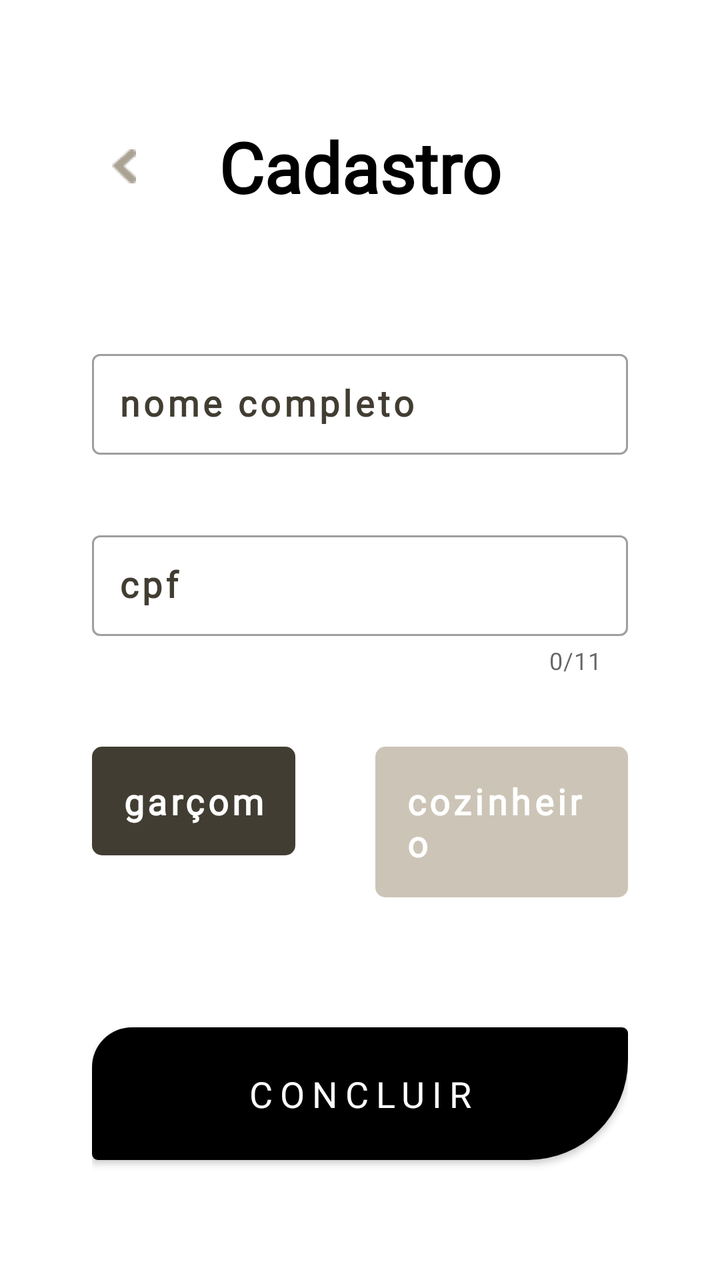
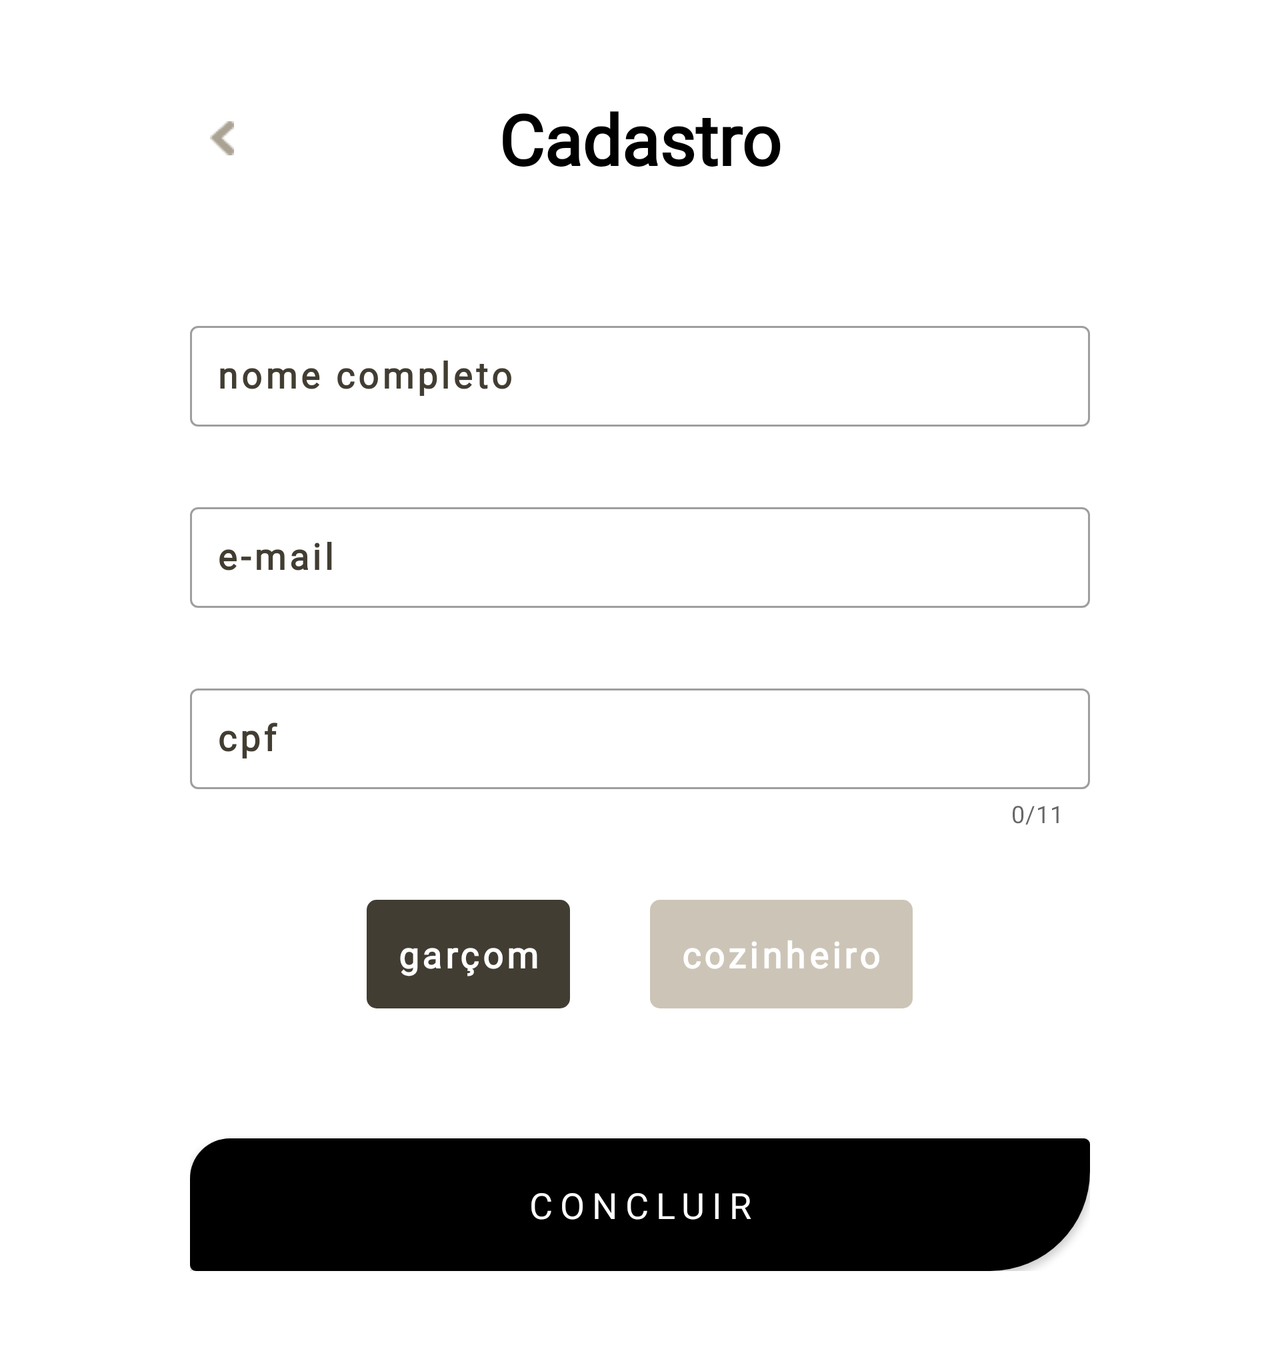

An Android layout and its configuration variant, each rendered on a device that would load it. The default file and the variant file are quoted in full after the pictures.
<!-- AndroidManifest.xml: application theme Theme.DMOS5_ProjetoFinal -->
<!-- res/layout/signup.xml -->
<?xml version="1.0" encoding="utf-8"?>

<LinearLayout xmlns:android="http://schemas.android.com/apk/res/android"
    xmlns:app="http://schemas.android.com/apk/res-auto"
    android:orientation="vertical"
    android:layout_width="match_parent"
    android:layout_height="match_parent"
    android:gravity="center_vertical"
    android:padding="46dp">

    <RelativeLayout
        android:layout_width="match_parent"
        android:layout_height="wrap_content"
        android:layout_marginBottom="65dp">

        <ImageButton
            android:id="@+id/btnRetornar"
            android:layout_width="wrap_content"
            android:layout_height="wrap_content"
            android:layout_centerVertical="true"
            android:padding="10dp"
            android:src="@drawable/back_arrow"
            android:background="@android:color/transparent" />

        <TextView
            android:id="@+id/tvHeader"
            android:layout_width="wrap_content"
            android:layout_height="wrap_content"
            android:layout_centerVertical="true"
            android:layout_centerHorizontal="true"
            android:text="Cadastro"
            android:fontFamily="@font/flux_regular"
            android:textSize="35sp"
            android:textStyle="bold"
            android:textColor="@color/black" />
    </RelativeLayout>

    <com.google.android.material.textfield.TextInputLayout
        style="@style/Widget.MaterialComponents.TextInputLayout.OutlinedBox"
        android:layout_width="match_parent"
        android:layout_height="wrap_content"
        android:layout_marginBottom="35dp"
        android:textColorHint="@color/brown_dark"
        app:hintTextColor="@color/gray_light">

        <com.google.android.material.textfield.TextInputEditText
            android:id="@+id/etNome"
            android:layout_width="match_parent"
            android:layout_height="wrap_content"
            android:padding="13dp"
            android:hint="nome completo"
            android:fontFamily="@font/flux_regular"
            android:textSize="18sp"
            android:textStyle="bold"
            android:letterSpacing="0.1"
            android:textColor="@color/brown" />
    </com.google.android.material.textfield.TextInputLayout>

    <com.google.android.material.textfield.TextInputLayout
        style="@style/Widget.MaterialComponents.TextInputLayout.OutlinedBox"
        android:layout_width="match_parent"
        android:layout_height="wrap_content"
        android:layout_marginBottom="35dp"
        android:textColorHint="@color/brown_dark"
        app:hintTextColor="@color/gray_light"
        app:counterEnabled="true"
        app:counterMaxLength="11">

        <com.google.android.material.textfield.TextInputEditText
            android:id="@+id/etCpf"
            android:layout_width="match_parent"
            android:layout_height="wrap_content"
            android:padding="13dp"
            android:inputType="number"
            android:maxLength="11"
            android:hint="cpf"
            android:fontFamily="@font/flux_regular"
            android:textSize="18sp"
            android:textStyle="bold"
            android:letterSpacing="0.1"
            android:textColor="@color/brown" />
    </com.google.android.material.textfield.TextInputLayout>

    <RadioGroup
        android:orientation="horizontal"
        android:layout_width="match_parent"
        android:layout_height="wrap_content"
        android:layout_marginBottom="65dp"
        android:gravity="center_horizontal"
        android:checkedButton="@id/rbGarcom">

        <RadioButton
            android:id="@+id/rbGarcom"
            android:layout_width="wrap_content"
            android:layout_height="wrap_content"
            android:layout_marginEnd="40dp"
            android:padding="15dp"
            android:background="@drawable/custom_rb"
            android:button="@null"
            android:text="garçom"
            android:fontFamily="@font/flux_regular"
            android:textSize="18sp"
            android:textStyle="bold"
            android:letterSpacing="0.1"
            android:textColor="@color/white" />

        <RadioButton
            android:id="@+id/rbCozinheiro"
            android:layout_width="wrap_content"
            android:layout_height="wrap_content"
            android:padding="15dp"
            android:background="@drawable/custom_rb"
            android:button="@null"
            android:text="cozinheiro"
            android:fontFamily="@font/flux_regular"
            android:textSize="18sp"
            android:textStyle="bold"
            android:letterSpacing="0.1"
            android:textColor="@color/white" />
    </RadioGroup>

    <Button
        android:id="@+id/btnConcluir"
        android:layout_width="match_parent"
        android:layout_height="wrap_content"
        android:padding="15dp"
        android:background="@drawable/custom_btn"
        android:text="Concluir"
        android:fontFamily="@font/choplin_medium"
        android:textSize="18sp"
        android:letterSpacing="0.2"
        android:textColor="@color/white"
        app:backgroundTint="@color/black" />

</LinearLayout>
<!-- resources referenced by this layout -->
<resources>
  <color name="black">#FF000000</color>
  <color name="brown">#8A816F</color>
  <color name="brown_dark">#423D32</color>
  <color name="gray_light">#FFAAAAAA</color>
  <color name="white">#FFFFFFFF</color>
  <!-- drawable back_arrow: png bitmap (drawable, 366 bytes) -->
  <!-- drawable custom_btn (drawable) -->
  <?xml version="1.0" encoding="utf-8"?>
  
  <ripple xmlns:android="http://schemas.android.com/apk/res/android" android:color="@color/gray_dark">
      <item>
          <shape android:shape="rectangle" xmlns:android="http://schemas.android.com/apk/res/android">
              <solid android:color="@color/black" />
              <corners
                  android:topLeftRadius="20dp"
                  android:topRightRadius="3dp"
                  android:bottomLeftRadius="3dp"
                  android:bottomRightRadius="50dp" />
          </shape>
      </item>
  </ripple>
  <!-- drawable custom_rb (drawable) -->
  <?xml version="1.0" encoding="utf-8"?>
  
  <selector xmlns:android="http://schemas.android.com/apk/res/android">
      <item android:state_checked="true">
          <shape android:shape="rectangle" xmlns:android="http://schemas.android.com/apk/res/android">
              <solid android:color="@color/brown_dark" />
              <corners android:radius="5dp" />
          </shape>
      </item>
      <item android:state_checked="false">
          <shape android:shape="rectangle" xmlns:android="http://schemas.android.com/apk/res/android">
              <solid android:color="@color/brown_lighter" />
              <corners android:radius="5dp" />
          </shape>
      </item>
  </selector>
  <style name="Theme.DMOS5_ProjetoFinal" parent="Theme.MaterialComponents.DayNight.NoActionBar">
          
          <item name="colorPrimary">@color/brown_lighter</item>
          <item name="colorPrimaryVariant">@color/beige_light</item>
          <item name="colorOnPrimary">@color/white</item>
          
          <item name="colorSecondary">@color/teal_200</item>
          <item name="colorSecondaryVariant">@color/teal_700</item>
          <item name="colorOnSecondary">@color/black</item>
          
          <item name="android:statusBarColor">@color/brown_light</item>
      </style>
  <color name="gray_dark">#494949</color>
  <color name="brown_lighter">#CCC5B7</color>
  <color name="beige_light">#fffcf3</color>
  <color name="teal_200">#FF03DAC5</color>
  <color name="teal_700">#FF018786</color>
  <color name="brown_light">#AAA293</color>
</resources>
<!-- res/layout-land/signup.xml (the repository's variant of the layout above) -->
<!-- drawn on the phone turned sideways -->
<?xml version="1.0" encoding="utf-8"?>

<ScrollView xmlns:android="http://schemas.android.com/apk/res/android"
    xmlns:app="http://schemas.android.com/apk/res-auto"
    android:layout_width="match_parent"
    android:layout_height="match_parent">

    <LinearLayout
        android:orientation="horizontal"
        android:layout_width="match_parent"
        android:layout_height="match_parent"
        android:gravity="center">

        <LinearLayout
            android:orientation="vertical"
            android:layout_width="450dp"
            android:layout_height="wrap_content"
            android:paddingVertical="46dp">

            <RelativeLayout
                android:layout_width="match_parent"
                android:layout_height="wrap_content"
                android:layout_marginBottom="65dp">

                <ImageButton
                    android:id="@+id/btnRetornar"
                    android:layout_width="wrap_content"
                    android:layout_height="wrap_content"
                    android:layout_centerVertical="true"
                    android:padding="10dp"
                    android:src="@drawable/back_arrow"
                    android:background="@android:color/transparent" />

                <TextView
                    android:id="@+id/tvHeader"
                    android:layout_width="wrap_content"
                    android:layout_height="wrap_content"
                    android:layout_centerHorizontal="true"
                    android:layout_centerVertical="true"
                    android:text="Cadastro"
                    android:fontFamily="@font/flux_regular"
                    android:textSize="35sp"
                    android:textStyle="bold"
                    android:textColor="@color/black" />
            </RelativeLayout>

            <com.google.android.material.textfield.TextInputLayout
                style="@style/Widget.MaterialComponents.TextInputLayout.OutlinedBox"
                android:layout_width="match_parent"
                android:layout_height="wrap_content"
                android:layout_marginBottom="35dp"
                android:textColorHint="@color/brown_dark"
                app:hintTextColor="@color/gray_light">

                <com.google.android.material.textfield.TextInputEditText
                    android:id="@+id/etNome"
                    android:layout_width="match_parent"
                    android:layout_height="wrap_content"
                    android:padding="13dp"
                    android:hint="nome completo"
                    android:fontFamily="@font/flux_regular"
                    android:textSize="18sp"
                    android:textStyle="bold"
                    android:letterSpacing="0.1"
                    android:textColor="@color/brown" />
            </com.google.android.material.textfield.TextInputLayout>

            <com.google.android.material.textfield.TextInputLayout
                style="@style/Widget.MaterialComponents.TextInputLayout.OutlinedBox"
                android:layout_width="match_parent"
                android:layout_height="wrap_content"
                android:layout_marginBottom="35dp"
                android:textColorHint="@color/brown_dark"
                app:hintTextColor="@color/gray_light">

                <com.google.android.material.textfield.TextInputEditText
                    android:id="@+id/etEmail"
                    android:layout_width="match_parent"
                    android:layout_height="wrap_content"
                    android:padding="13dp"
                    android:hint="e-mail"
                    android:fontFamily="@font/flux_regular"
                    android:textSize="18sp"
                    android:textStyle="bold"
                    android:letterSpacing="0.1"
                    android:textColor="@color/brown" />
            </com.google.android.material.textfield.TextInputLayout>

            <com.google.android.material.textfield.TextInputLayout
                style="@style/Widget.MaterialComponents.TextInputLayout.OutlinedBox"
                android:layout_width="match_parent"
                android:layout_height="wrap_content"
                android:layout_marginBottom="35dp"
                android:textColorHint="@color/brown_dark"
                app:hintTextColor="@color/gray_light"
                app:counterEnabled="true"
                app:counterMaxLength="11">

                <com.google.android.material.textfield.TextInputEditText
                    android:id="@+id/etCpf"
                    android:layout_width="match_parent"
                    android:layout_height="wrap_content"
                    android:padding="13dp"
                    android:inputType="number"
                    android:maxLength="11"
                    android:hint="cpf"
                    android:fontFamily="@font/flux_regular"
                    android:textSize="18sp"
                    android:textStyle="bold"
                    android:letterSpacing="0.1"
                    android:textColor="@color/brown" />
            </com.google.android.material.textfield.TextInputLayout>

            <RadioGroup
                android:orientation="horizontal"
                android:layout_width="match_parent"
                android:layout_height="wrap_content"
                android:layout_marginBottom="65dp"
                android:gravity="center_horizontal"
                android:checkedButton="@id/rbGarcom">

                <RadioButton
                    android:id="@+id/rbGarcom"
                    android:layout_width="wrap_content"
                    android:layout_height="wrap_content"
                    android:layout_marginEnd="40dp"
                    android:padding="15dp"
                    android:background="@drawable/custom_rb"
                    android:button="@null"
                    android:text="garçom"
                    android:fontFamily="@font/flux_regular"
                    android:textSize="18sp"
                    android:textStyle="bold"
                    android:letterSpacing="0.1"
                    android:textColor="@color/white" />

                <RadioButton
                    android:id="@+id/rbCozinheiro"
                    android:layout_width="wrap_content"
                    android:layout_height="wrap_content"
                    android:padding="15dp"
                    android:background="@drawable/custom_rb"
                    android:button="@null"
                    android:text="cozinheiro"
                    android:fontFamily="@font/flux_regular"
                    android:textSize="18sp"
                    android:textStyle="bold"
                    android:letterSpacing="0.1"
                    android:textColor="@color/white" />
            </RadioGroup>

            <Button
                android:id="@+id/btnConcluir"
                android:layout_width="match_parent"
                android:layout_height="wrap_content"
                android:padding="15dp"
                android:background="@drawable/custom_btn"
                android:text="Concluir"
                android:fontFamily="@font/choplin_medium"
                android:textSize="18sp"
                android:letterSpacing="0.2"
                android:textColor="@color/white"
                app:backgroundTint="@color/black" />

        </LinearLayout>

    </LinearLayout>

</ScrollView>
